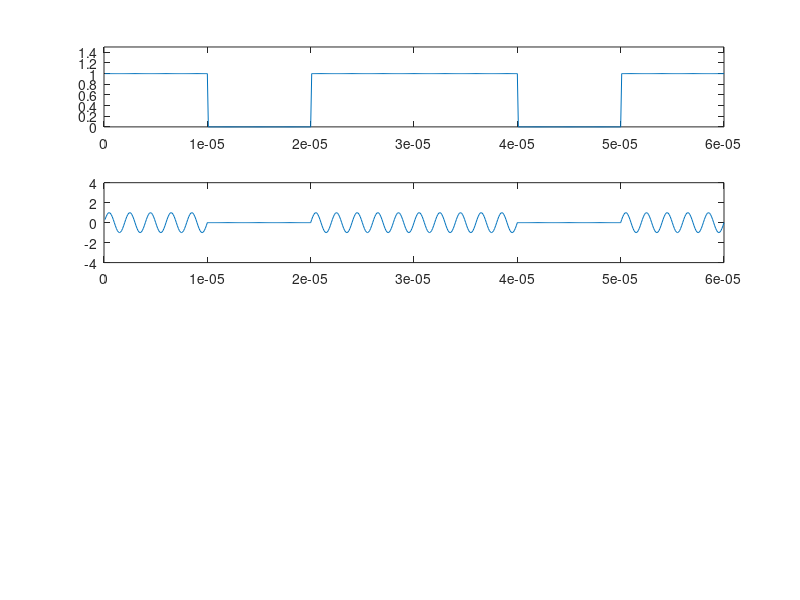

This figure's MATLAB source:
clc;
clear;
close all;

data = [1 0 1 1 0 1];
bp = 0.00001;

bit=[];

for i=1:1:length(data)
    if data(i) == 1
        se = ones(1,100);
    else
        se = zeros(1,100);
    end
    bit = [bit se];
end

t1 = bp/100:bp/100:bp*length(data);

subplot(4,1,1);

plot(t1,bit);

axis([0,bp*length(data),0,1.5]);


%ASK

A0 = 0;

A1 = 1;

f = 5/bp;

t2 = bp/100:bp/100:bp;
st=[];

for i=1:1:length(data)
    if data(i)==1
        y = A1 * sin(2*pi*f*t2);
    else
        y = A0 * sin(2*pi*f*t2);
    end
    st = [st,y];
end

subplot(4,1,2);

plot(t1,st);

axis([0,bp*length(data),-4,4]);